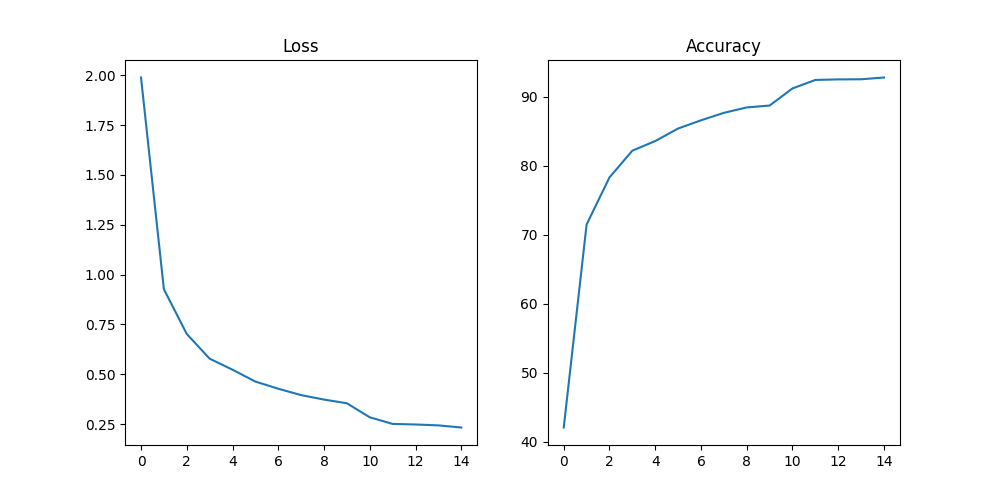

This figure's Python source:
import torch
import torch.nn as nn
import matplotlib.pyplot as plt
from torch.utils.data import DataLoader
from torchvision import datasets, transforms
import numpy as np
import torch.optim as optim
from pathlib import Path
import cv2
import zipfile
from torch.utils.data import DataLoader, Dataset, random_split
from sklearn.model_selection import train_test_split

def scan_zip_archive(archive_path):
    with zipfile.ZipFile(archive_path, 'r') as arch:
        png_files = [item for item in arch.namelist() if item.endswith('.png') and '/' in item]
        unique_labels = sorted(list(set(item.split('/')[1] for item in png_files)))
        label_mapping = {lbl: idx for idx, lbl in enumerate(unique_labels)}
    return png_files, label_mapping

class LettersZipDataset(Dataset):
    def __init__(self, path_to_zip, img_list, mapping, transforms_obj=None):
        self.transforms_obj = transforms_obj
        self.path_to_zip = path_to_zip
        self.img_list = img_list
        self.mapping = mapping
        self.zip_ref = zipfile.ZipFile(path_to_zip, 'r')

    def __len__(self):
        return len(self.img_list)
  
    def __getitem__(self, i):
        file_path = self.img_list[i]
        
        raw_bytes = np.frombuffer(self.zip_ref.read(file_path), np.uint8)
        img = cv2.imdecode(raw_bytes, cv2.IMREAD_UNCHANGED)
        
        img = img[:, :, 3]
        img = np.expand_dims(img, axis=-1)
        
        cls_name = file_path.split('/')[1]
        lbl_idx = self.mapping[cls_name]
        
        if self.transforms_obj:
            img = self.transforms_obj(img)
        return img, lbl_idx

class CustomCyrillicNet(nn.Module):
    def __init__(self):
        super(CustomCyrillicNet, self).__init__()
        self.layer1_conv = nn.Conv2d(1, 32, 3, padding=1)
        self.layer1_bn = nn.BatchNorm2d(32)
        self.layer1_act = nn.ReLU()
        self.layer1_pool = nn.MaxPool2d(2, 2)
        
        self.layer2_conv = nn.Conv2d(32, 64, 3, padding=1)
        self.layer2_bn = nn.BatchNorm2d(64)
        self.layer2_act = nn.ReLU()
        self.layer2_pool = nn.MaxPool2d(2, 2)
        
        self.layer3_conv = nn.Conv2d(64, 128, 3, padding=1)
        self.layer3_bn = nn.BatchNorm2d(128)
        self.layer3_act = nn.ReLU()
        self.layer3_pool = nn.MaxPool2d(2, 2) 
        
        self.flat = nn.Flatten()
        self.dense1 = nn.Linear(128 * 3 * 3, 256) 
        self.dense_act = nn.ReLU()
        self.drop = nn.Dropout(0.5)
        self.dense2 = nn.Linear(256, 34)

    def forward(self, val):
        val = self.layer1_pool(self.layer1_act(self.layer1_bn(self.layer1_conv(val))))
        val = self.layer2_pool(self.layer2_act(self.layer2_bn(self.layer2_conv(val))))
        val = self.layer3_pool(self.layer3_act(self.layer3_bn(self.layer3_conv(val))))
        
        val = self.flat(val)
        val = self.drop(self.dense_act(self.dense1(val)))
        val = self.dense2(val)
        return val

if __name__ == "__main__":
    base_dir = Path(__file__).parent
    archive_file = base_dir / 'cyrillic.zip'
    weights_file = base_dir / "model.pth"
    
    
    computing_device = torch.device("cpu")

    paths_list, map_classes = scan_zip_archive(archive_file) 
    target_labels = [map_classes[f.split('/')[1]] for f in paths_list]

    train_files, test_files, train_targets, _ = train_test_split(
        paths_list, target_labels, test_size=0.2, random_state=42, stratify=target_labels
    )

    aug_transforms = transforms.Compose([
        transforms.ToTensor(),
        transforms.Resize((28, 28)),
        transforms.RandomAffine(degrees=10, translate=(0.05, 0.05), scale=(0.9, 1.1)), 
        transforms.Normalize((0.5,), (0.5,))
    ])

    eval_transforms = transforms.Compose([
        transforms.ToTensor(),
        transforms.Resize((28, 28)),
        transforms.Normalize((0.5,), (0.5,))
    ])

    data_train = LettersZipDataset(archive_file, train_files, map_classes, aug_transforms)
    data_test = LettersZipDataset(archive_file, test_files, map_classes, eval_transforms)

    loader_train = DataLoader(data_train, batch_size=64, shuffle=True)
    loader_test = DataLoader(data_test, batch_size=64, shuffle=False)

    nn_model = CustomCyrillicNet().to(computing_device)
    loss_function = nn.CrossEntropyLoss()
    opt = optim.Adam(nn_model.parameters(), lr=0.001)
    lr_scheduler = optim.lr_scheduler.StepLR(opt, step_size=10)

    loss_history = []
    acc_history = []

    for epoch_idx in range(15):
        nn_model.train()
        current_loss, correct_answers, total_items = 0.0, 0, 0

        for batch_imgs, batch_lbls in loader_train:
            batch_imgs, batch_lbls = batch_imgs.to(computing_device), batch_lbls.to(computing_device)
            
            opt.zero_grad()
            model_out = nn_model(batch_imgs)
            batch_loss = loss_function(model_out, batch_lbls)
            batch_loss.backward()
            opt.step()
            
            current_loss += batch_loss.item()
            preds = model_out.argmax(dim=1)
            total_items += batch_lbls.size(0)
            correct_answers += (preds == batch_lbls).sum().item()
        
        lr_scheduler.step()
        ep_loss = current_loss / len(loader_train)
        ep_acc = 100 * (correct_answers / total_items)
        loss_history.append(ep_loss)
        acc_history.append(ep_acc)
        

        print(f"Epoch: {epoch_idx+1}, Loss: {ep_loss:.4f}, Acc: {ep_acc:.2f}%")

    torch.save(nn_model.state_dict(), weights_file)
    
    plt.figure(figsize=(10, 5))
    plt.subplot(121); plt.title("Loss"); plt.plot(loss_history)
    plt.subplot(122); plt.title("Accuracy"); plt.plot(acc_history)
    plt.savefig(base_dir / "train.png")
    plt.show()
    

    nn_model.eval()
    val_correct, val_total = 0, 0
    with torch.no_grad():
        for batch_imgs, batch_lbls in loader_test:
            batch_imgs, batch_lbls = batch_imgs.to(computing_device), batch_lbls.to(computing_device)
            model_out = nn_model(batch_imgs)
            preds = model_out.argmax(dim=1)
            val_total += batch_lbls.size(0)
            val_correct += (preds == batch_lbls).sum().item()

    print(f"Accuracy: {100 * val_correct / val_total:.2f}%")
